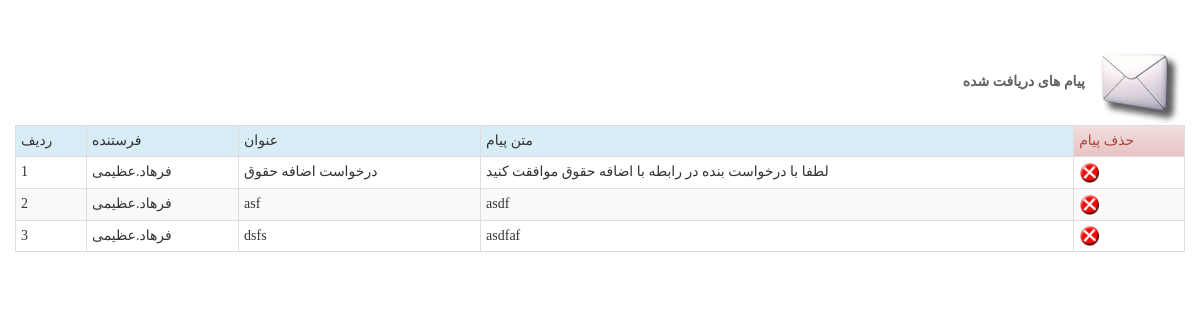
/admin/message.php?id=4 (signed in), run on the app's committed database.
### tables this page shows
CREATE TABLE `teachers` (
  `id` int(11) NOT NULL,
  `name` varchar(10) NOT NULL,
  `family` varchar(10) NOT NULL,
  `age` varchar(2) NOT NULL,
  `degree` varchar(100) NOT NULL,
  `tell` varchar(11) NOT NULL,
  `address` varchar(50) NOT NULL,
  `username` varchar(50) NOT NULL,
  `password` varchar(50) NOT NULL
);

CREATE TABLE `message` (
  `id` int(11) NOT NULL,
  `sendid` varchar(4) NOT NULL,
  `reciever` varchar(50) NOT NULL,
  `matn` varchar(512) NOT NULL,
  `onvan` varchar(30) NOT NULL,
  `type` varchar(150) NOT NULL
);

### admin/message.php (the view, shortened to what this page needs)
<!doctype html>
<html>
<head>
<center>
<br>
<br>
</center>
</head>
<body>
<div class="container">
<div class="row" align="right">
<font color="#635F5F"><label >پیام های دریافت شده</label></font><img src="../pic/20171120_00_24_43.jpeg" width="100" height="85"/>
<table class="table table-striped table-bordered table-hover table-condensed"  cellspacing="10px">
<tr class="info" id="table">
<td>ردیف</td>
<td>فرستنده</td>
<td>عنوان</td>
<td>متن پیام</td>
<td class="alert-danger">حذف پیام</td>
</tr>
<?php
include "../funcs/connect.php";
$radid=1;
$sql2="SELECT * FROM `admin` WHERE id=?";
$result=$connect->prepare($sql2);
$result->bindValue(1,$_GET["id"]);
$result->execute();
foreach($result as $rows)
{
$sql="SELECT * FROM `message` WHERE `reciever`=?";
$result2=$connect->prepare($sql);
$result2->bindValue(1,$rows["family"]);
$result2->execute();
foreach($result2 as $rows2)
{
	$sql3="SELECT * FROM `teachers` WHERE `id`=?";
	$result3=$connect->prepare($sql3);
	$result3->bindValue(1,$rows2["sendid"]);
	$result3->execute();
	foreach($result3 as $rows3)
{
	echo"<tr>";
	echo "<td>$radid</td>";
	echo "<td>".$rows3["name"].".".$rows3["family"]."</td>";
	echo "<td>".$rows2["onvan"]."</td>";
	echo "<td>".$rows2["matn"]."</td>";
	echo "<td><a href=delmessage.php?id=".$rows2["id"]."&sendid=".$_GET["id"]."><img src=../pic/Untitled-2.png width=20 height=20/></a></td>";
	echo"</tr>";
	$radid++;
	}
}
}
echo "</table>";
?>
</div>
</div>
</body>
<link rel="stylesheet" href="../bootstrap/css/bootstrap.min.css">
<link rel="stylesheet" href="../bootstrap/css/bootstrap-theme.min.css">
</html>

### admin/message.php (style rules this page uses)
body { font-family:"B Homa" !important; align:center !important; }

### data on the page
message: onvan "درخواست اضافه حقوق", matn "لطفا با درخواست بنده در رابطه با اضافه حقوق موافقت کنید"
teachers: name "فرهاد", family "عظیمی"
message: onvan "asf", matn "asdf"
message: onvan "dsfs", matn "asdfaf"
